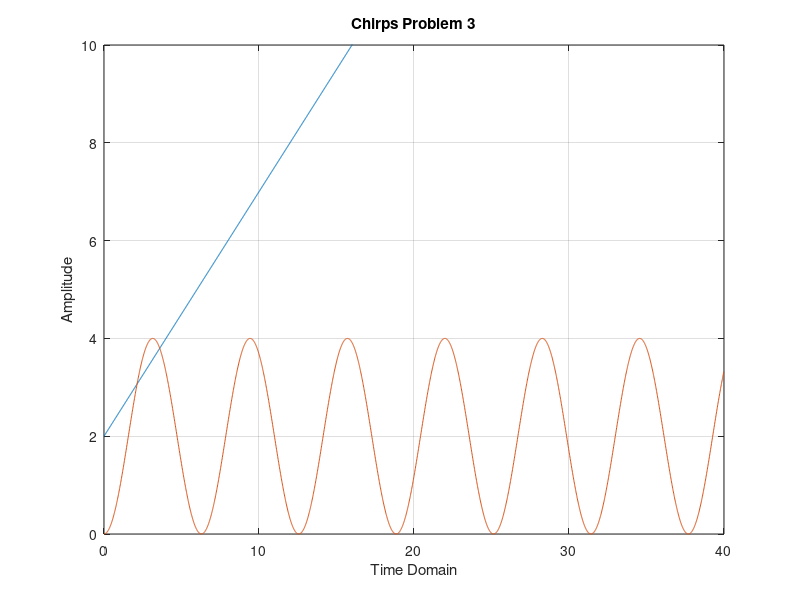

The MATLAB source for this figure:
%*************************************************************
% Fowad Sohail
% Lab 2: Chirps Problem 3
% Reference: Signals and Systems with Matlab, Chaparro Luis F.
%**************************************************************

t = 0:0.015:40;

deriv_x1 = 2+ t/2;
deriv_x2 = 2 + -2*cos(t);

figure(6);
plot(t,deriv_x1, t, deriv_x2)
title('Chirps Problem 3');
xlabel('Time Domain');
ylabel('Amplitude');
axis([0 40 0 10])
grid
